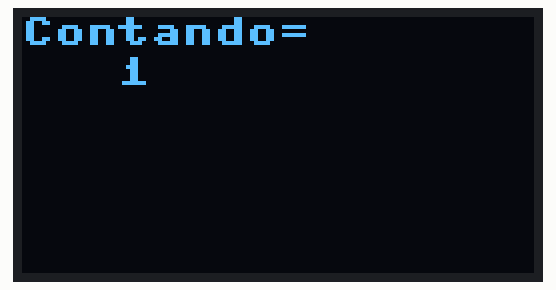
Simulated run of this program. Board: MicroPython board. On the bench: 128×64 one-colour display. Library files of the repository ran but are not shown: sh1106.py.

Above: at 1.1 s.
At 4.2 s:
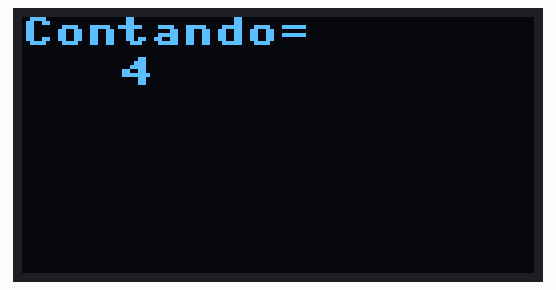
At 9.2 s:
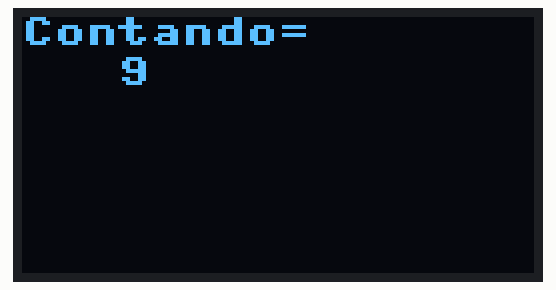
At 19.3 s:
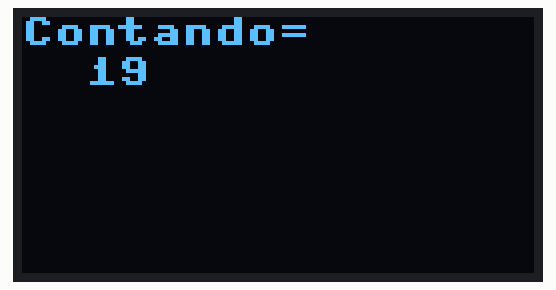
At 27.3 s:
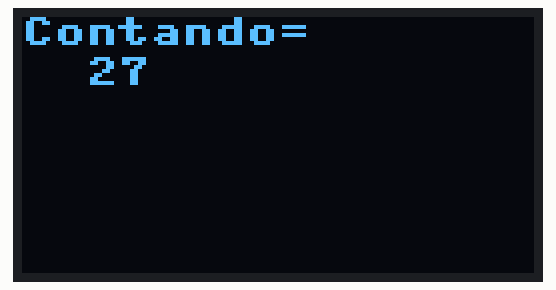
At 38.4 s:
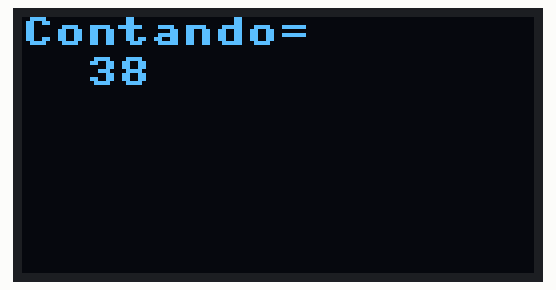

Measured:
- what the display in image 0 shows lasts 1.0 s, from 1.1 s to 2.1 s

The program:

04PantallaOledI2C_ContadorMejorado.py
```python
from machine import Pin, I2C
import sh1106
import utime

intContador = 0

#direccion de fabrica x3C
objI2C = I2C(1, scl=Pin(19), sda=Pin(18))
p_oled = sh1106.SH1106_I2C(128, 64, objI2C)

p_oled.fill(0)
p_oled.rotate(1)
p_oled.show()

utime.sleep(1)

p_oled.text('Contando=', 0, 0)

while True:
    intContador += 1
    strContador = str(intContador)
    intLargoStr = len(strContador)

    if (intLargoStr == 1):
        p_oled.text(strContador, 24, 10)
        p_oled.show()
        p_oled.text(strContador, 24, 10, 0)

    if (intLargoStr == 2):
        p_oled.text(strContador, 16, 10)
        p_oled.show()
        p_oled.text(strContador, 16, 10, 0)

    if (intLargoStr == 3):
        p_oled.text(strContador, 8, 10)
        p_oled.show()
        p_oled.text(strContador, 8, 10, 0)

    if (intLargoStr == 4):
        p_oled.text(strContador, 0, 10)
        p_oled.show()
        p_oled.text(strContador, 0, 10, 0)

    utime.sleep(1)
```
